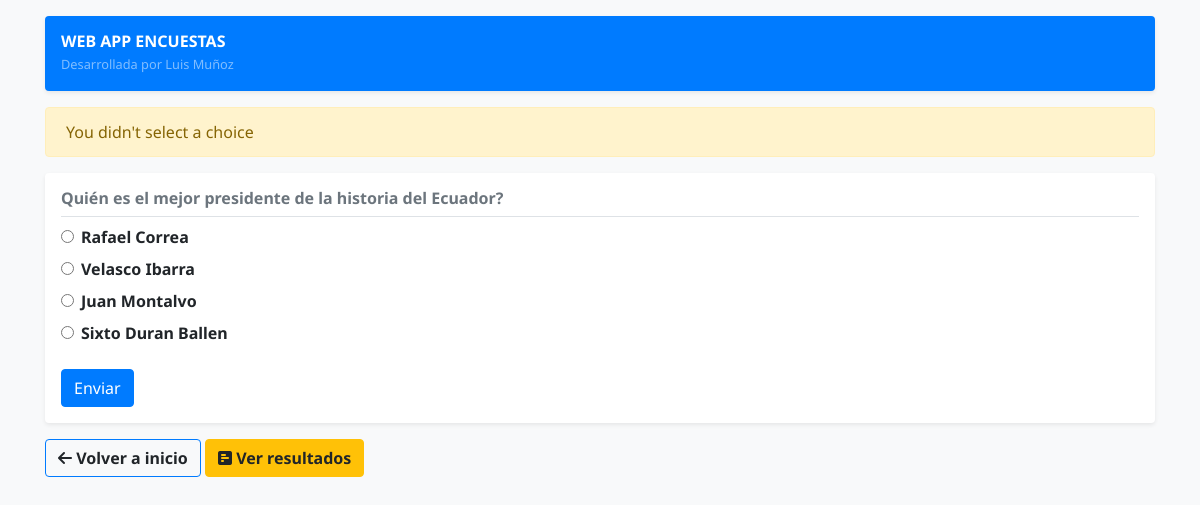
The page /2/vote/ on the database its author committed.
### polls/models.py (models this page shows, shortened)
class Question(models.Model):
    question_text = models.CharField(max_length=200)
    pub_date = models.DateTimeField('date published')

class Choice(models.Model):
    question = models.ForeignKey(Question, on_delete=models.CASCADE)
    choice_text = models.CharField(max_length=200)
    votes = models.IntegerField(default=0)

### polls/views.py (the view)
# urls.py: path('<int:question_id>/vote/', views.vote, name='vote')
def vote(request, question_id):
    question = get_object_or_404(Question, pk=question_id)
    try:
        selected_choice = question.choice_set.get(pk=request.POST['choice'])
    except (KeyError, Choice.DoesNotExist):
        error_message = 'You didn\'t select a choice'
        context = {'question': question, 'error_message': error_message}
        return render(request, 'polls/details.html', context)
    else:
        selected_choice.votes += 1
        selected_choice.save()
        return HttpResponseRedirect(reverse('polls:results', args=(question.id, )))

### templates/polls/details.html (shortened to what this page needs)
{% extends 'base.html' %}
{% block content %}
    {% if error_message %}
        <div class="alert alert-warning" role="alert">
            {{ error_message }}
        </div>
    {% endif %}
    <div class="my-3 p-3 bg-white rounded shadow-sm">
        <h6 class="pb-2 mb-0 font-weight-bolder text-secondary border-bottom border-gray mb-2">{{ question.question_text }}</h6>
        <form method="post" action="{% url 'polls:vote' question.id %}">
            {% for choice in question.choice_set.all %}
                <div class="form-check pb-2">
                    <input class="form-check-input" type="radio" name="choice" id="choice{{ forloop.counter }}"
                           value="{{ choice.id }}">
                    <label class="form-check-label font-weight-bold" for="choice{{ forloop.counter }}">
                        {{ choice.choice_text }}
                    </label>
                </div>
            {% endfor %}
            <input class="btn btn-primary mt-3" type="submit" value="Enviar">
        </form>
    </div>
    <div class="text-center text-md-left">
        <a href="{% url 'polls:index' %}" class="btn btn-primary-soft border-primary font-weight-bold">
            <i class="fas fa-arrow-left"></i>
            Volver a inicio
        </a>
        <a class="btn btn-warning font-weight-bold" href="{% url 'polls:results' question.id %}" role="button">
            <i class="fas fa-poll-h"></i>
            Ver resultados
        </a>
    </div>
{% endblock %}

### polls/static/polls/style.css (style rules this page uses)
body { font-family: 'Noto Sans', sans-serif; }

### rows shown on the page
Question: question_text "Quién es el mejor presidente de la historia del Ecuador?"
Choice: choice_text "Rafael Correa"
Choice: choice_text "Velasco Ibarra"
Choice: choice_text "Juan Montalvo"
Choice: choice_text "Sixto Duran Ballen"

### other values the page prints
{{ error_message }} "You didn't select a choice"
